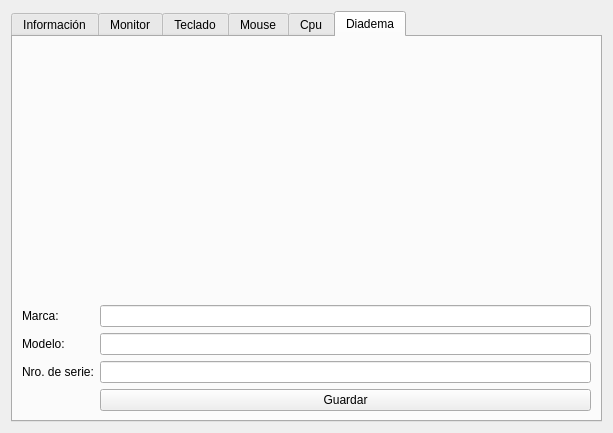
<?xml version="1.0" encoding="UTF-8"?>
<ui version="4.0">
 <class>Form</class>
 <widget class="QWidget" name="Form">
  <property name="geometry">
   <rect>
    <x>0</x>
    <y>0</y>
    <width>613</width>
    <height>433</height>
   </rect>
  </property>
  <property name="windowTitle">
   <string>Form</string>
  </property>
  <layout class="QGridLayout" name="gridLayout">
   <item row="0" column="0">
    <widget class="QTabWidget" name="tabWidget">
     <property name="currentIndex">
      <number>5</number>
     </property>
     <widget class="QWidget" name="Informacion">
      <attribute name="title">
       <string>Información</string>
      </attribute>
      <layout class="QGridLayout" name="gridLayout_2">
       <item row="0" column="1">
        <widget class="QLabel" name="label_4">
         <property name="text">
          <string/>
         </property>
         <property name="pixmap">
          <pixmap>../imagenes/icons126px/It-Infrastructure-Computer-icon.png</pixmap>
         </property>
        </widget>
       </item>
       <item row="1" column="0">
        <layout class="QVBoxLayout" name="verticalLayout_2">
         <item>
          <widget class="QLabel" name="label">
           <property name="text">
            <string>Id:</string>
           </property>
          </widget>
         </item>
         <item>
          <widget class="QLabel" name="label_2">
           <property name="text">
            <string>Sala:</string>
           </property>
          </widget>
         </item>
         <item>
          <widget class="QLabel" name="label_3">
           <property name="text">
            <string>Perfil:</string>
           </property>
          </widget>
         </item>
        </layout>
       </item>
       <item row="1" column="1">
        <layout class="QVBoxLayout" name="verticalLayout">
         <item>
          <widget class="QLineEdit" name="lineEdit"/>
         </item>
         <item>
          <widget class="QLineEdit" name="lineEdit_2"/>
         </item>
         <item>
          <widget class="QLineEdit" name="lineEdit_3"/>
         </item>
        </layout>
       </item>
       <item row="2" column="1">
        <widget class="QPushButton" name="pushButton">
         <property name="text">
          <string>Guardar</string>
         </property>
         <property name="icon">
          <iconset>
           <normaloff>../imagenes/System-Save-icon.png</normaloff>../imagenes/System-Save-icon.png</iconset>
         </property>
        </widget>
       </item>
      </layout>
     </widget>
     <widget class="QWidget" name="tab_2">
      <attribute name="title">
       <string>Monitor</string>
      </attribute>
      <layout class="QGridLayout" name="gridLayout_4">
       <item row="0" column="1">
        <widget class="QLabel" name="label_5">
         <property name="text">
          <string/>
         </property>
         <property name="pixmap">
          <pixmap>../imagenes/icons126px/Computer-Hardware-Monitor-icon.png</pixmap>
         </property>
        </widget>
       </item>
       <item row="1" column="0">
        <layout class="QVBoxLayout" name="verticalLayout_6">
         <item>
          <widget class="QLabel" name="label_6">
           <property name="text">
            <string>Marca:</string>
           </property>
          </widget>
         </item>
         <item>
          <widget class="QLabel" name="label_7">
           <property name="text">
            <string>Modelo:</string>
           </property>
          </widget>
         </item>
         <item>
          <widget class="QLabel" name="label_8">
           <property name="text">
            <string>Nro. de serie:</string>
           </property>
          </widget>
         </item>
        </layout>
       </item>
       <item row="1" column="1">
        <layout class="QVBoxLayout" name="verticalLayout_5">
         <item>
          <widget class="QLineEdit" name="lineEdit_7"/>
         </item>
         <item>
          <widget class="QLineEdit" name="lineEdit_8"/>
         </item>
         <item>
          <widget class="QLineEdit" name="lineEdit_9"/>
         </item>
        </layout>
       </item>
       <item row="2" column="1">
        <widget class="QPushButton" name="pushButton_3">
         <property name="text">
          <string>Guardar</string>
         </property>
         <property name="icon">
          <iconset>
           <normaloff>../imagenes/System-Save-icon.png</normaloff>../imagenes/System-Save-icon.png</iconset>
         </property>
        </widget>
       </item>
      </layout>
     </widget>
     <widget class="QWidget" name="tab_3">
      <attribute name="title">
       <string>Teclado</string>
      </attribute>
      <layout class="QGridLayout" name="gridLayout_5">
       <item row="0" column="1">
        <widget class="QLabel" name="label_17">
         <property name="text">
          <string/>
         </property>
         <property name="pixmap">
          <pixmap>../imagenes/icons126px/Computer-Hardware-Keyboard-icon.png</pixmap>
         </property>
        </widget>
       </item>
       <item row="1" column="0">
        <layout class="QVBoxLayout" name="verticalLayout_8">
         <item>
          <widget class="QLabel" name="label_18">
           <property name="text">
            <string>Marca:</string>
           </property>
          </widget>
         </item>
         <item>
          <widget class="QLabel" name="label_19">
           <property name="text">
            <string>Modelo:</string>
           </property>
          </widget>
         </item>
         <item>
          <widget class="QLabel" name="label_20">
           <property name="text">
            <string>Nro. de serie:</string>
           </property>
          </widget>
         </item>
        </layout>
       </item>
       <item row="1" column="1">
        <layout class="QVBoxLayout" name="verticalLayout_7">
         <item>
          <widget class="QLineEdit" name="lineEdit_10"/>
         </item>
         <item>
          <widget class="QLineEdit" name="lineEdit_11"/>
         </item>
         <item>
          <widget class="QLineEdit" name="lineEdit_12"/>
         </item>
        </layout>
       </item>
       <item row="2" column="1">
        <widget class="QPushButton" name="pushButton_4">
         <property name="text">
          <string>Guardar</string>
         </property>
         <property name="icon">
          <iconset>
           <normaloff>../imagenes/System-Save-icon.png</normaloff>../imagenes/System-Save-icon.png</iconset>
         </property>
        </widget>
       </item>
      </layout>
     </widget>
     <widget class="QWidget" name="tab_4">
      <attribute name="title">
       <string>Mouse</string>
      </attribute>
      <layout class="QGridLayout" name="gridLayout_6">
       <item row="0" column="1">
        <widget class="QLabel" name="label_21">
         <property name="text">
          <string/>
         </property>
         <property name="pixmap">
          <pixmap>../imagenes/icons126px/Computer-Hardware-Mouse-icon.png</pixmap>
         </property>
        </widget>
       </item>
       <item row="1" column="0">
        <layout class="QVBoxLayout" name="verticalLayout_10">
         <item>
          <widget class="QLabel" name="label_22">
           <property name="text">
            <string>Marca:</string>
           </property>
          </widget>
         </item>
         <item>
          <widget class="QLabel" name="label_23">
           <property name="text">
            <string>Modelo:</string>
           </property>
          </widget>
         </item>
         <item>
          <widget class="QLabel" name="label_24">
           <property name="text">
            <string>Nro. de serie:</string>
           </property>
          </widget>
         </item>
        </layout>
       </item>
       <item row="1" column="1">
        <layout class="QVBoxLayout" name="verticalLayout_9">
         <item>
          <widget class="QLineEdit" name="lineEdit_15"/>
         </item>
         <item>
          <widget class="QLineEdit" name="lineEdit_14"/>
         </item>
         <item>
          <widget class="QLineEdit" name="lineEdit_13"/>
         </item>
        </layout>
       </item>
       <item row="2" column="1">
        <widget class="QPushButton" name="pushButton_5">
         <property name="text">
          <string>Guardar</string>
         </property>
         <property name="icon">
          <iconset>
           <normaloff>../imagenes/System-Save-icon.png</normaloff>../imagenes/System-Save-icon.png</iconset>
         </property>
        </widget>
       </item>
      </layout>
     </widget>
     <widget class="QWidget" name="tab_5">
      <attribute name="title">
       <string>Cpu</string>
      </attribute>
      <layout class="QGridLayout" name="gridLayout_7">
       <item row="0" column="1">
        <widget class="QLabel" name="label_25">
         <property name="text">
          <string/>
         </property>
         <property name="pixmap">
          <pixmap>../imagenes/icons126px/It-Infrastructure-Server-icon.png</pixmap>
         </property>
        </widget>
       </item>
       <item row="1" column="0">
        <layout class="QVBoxLayout" name="verticalLayout_12">
         <item>
          <widget class="QLabel" name="label_26">
           <property name="text">
            <string>Marca:</string>
           </property>
          </widget>
         </item>
         <item>
          <widget class="QLabel" name="label_27">
           <property name="text">
            <string>Modelo:</string>
           </property>
          </widget>
         </item>
         <item>
          <widget class="QLabel" name="label_28">
           <property name="text">
            <string>Nro. de serie:</string>
           </property>
          </widget>
         </item>
        </layout>
       </item>
       <item row="1" column="1">
        <layout class="QVBoxLayout" name="verticalLayout_11">
         <item>
          <widget class="QLineEdit" name="lineEdit_18"/>
         </item>
         <item>
          <widget class="QLineEdit" name="lineEdit_17"/>
         </item>
         <item>
          <widget class="QLineEdit" name="lineEdit_16"/>
         </item>
        </layout>
       </item>
       <item row="1" column="2">
        <layout class="QVBoxLayout" name="verticalLayout_14">
         <item>
          <widget class="QLabel" name="label_29">
           <property name="text">
            <string>S.O:</string>
           </property>
          </widget>
         </item>
         <item>
          <widget class="QLabel" name="label_30">
           <property name="text">
            <string>Procesador:</string>
           </property>
          </widget>
         </item>
         <item>
          <widget class="QLabel" name="label_31">
           <property name="text">
            <string>Ram:</string>
           </property>
          </widget>
         </item>
        </layout>
       </item>
       <item row="1" column="3">
        <layout class="QVBoxLayout" name="verticalLayout_13">
         <item>
          <widget class="QLineEdit" name="lineEdit_19"/>
         </item>
         <item>
          <widget class="QLineEdit" name="lineEdit_20"/>
         </item>
         <item>
          <widget class="QLineEdit" name="lineEdit_21"/>
         </item>
        </layout>
       </item>
       <item row="2" column="1" colspan="3">
        <widget class="QPushButton" name="pushButton_6">
         <property name="text">
          <string>Guardar</string>
         </property>
         <property name="icon">
          <iconset>
           <normaloff>../imagenes/System-Save-icon.png</normaloff>../imagenes/System-Save-icon.png</iconset>
         </property>
        </widget>
       </item>
      </layout>
     </widget>
     <widget class="QWidget" name="tab">
      <attribute name="title">
       <string>Diadema</string>
      </attribute>
      <layout class="QGridLayout" name="gridLayout_8">
       <item row="0" column="1">
        <widget class="QLabel" name="label_35">
         <property name="text">
          <string/>
         </property>
         <property name="pixmap">
          <pixmap>../imagenes/icons126px/Phones-Headset-icon.png</pixmap>
         </property>
        </widget>
       </item>
       <item row="1" column="0">
        <layout class="QVBoxLayout" name="verticalLayout_16">
         <item>
          <widget class="QLabel" name="label_32">
           <property name="text">
            <string>Marca:</string>
           </property>
          </widget>
         </item>
         <item>
          <widget class="QLabel" name="label_33">
           <property name="text">
            <string>Modelo:</string>
           </property>
          </widget>
         </item>
         <item>
          <widget class="QLabel" name="label_34">
           <property name="text">
            <string>Nro. de serie:</string>
           </property>
          </widget>
         </item>
        </layout>
       </item>
       <item row="1" column="1">
        <layout class="QVBoxLayout" name="verticalLayout_15">
         <item>
          <widget class="QLineEdit" name="lineEdit_22"/>
         </item>
         <item>
          <widget class="QLineEdit" name="lineEdit_23"/>
         </item>
         <item>
          <widget class="QLineEdit" name="lineEdit_24"/>
         </item>
        </layout>
       </item>
       <item row="2" column="1">
        <widget class="QPushButton" name="pushButton_7">
         <property name="text">
          <string>Guardar</string>
         </property>
         <property name="icon">
          <iconset>
           <normaloff>../imagenes/System-Save-icon.png</normaloff>../imagenes/System-Save-icon.png</iconset>
         </property>
        </widget>
       </item>
      </layout>
     </widget>
    </widget>
   </item>
  </layout>
 </widget>
 <resources/>
 <connections/>
</ui>
